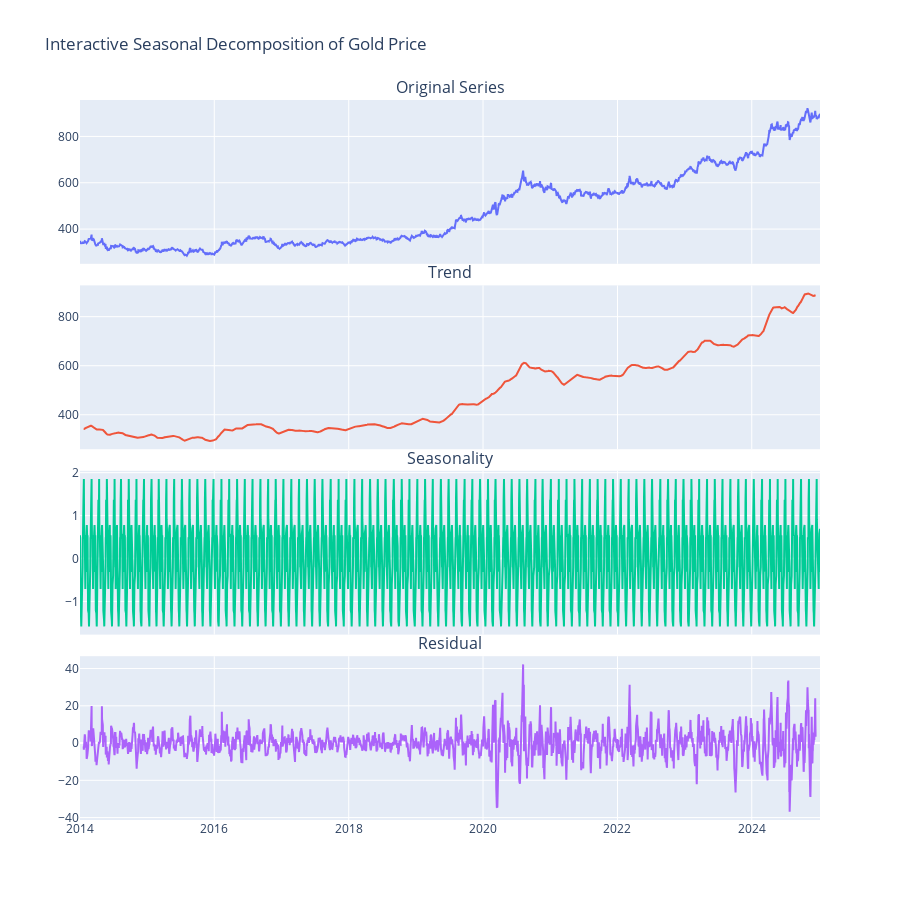

The code cell stored with this chart in its notebook:
### Code cell
fig = make_subplots(
    rows=4, cols=1,
    shared_xaxes=True,
    vertical_spacing=0.03,
    subplot_titles=("Original Series", "Trend", "Seasonality", "Residual")
)

# Add traces for each component
fig.add_trace(go.Scatter(x=gold_dataset.index, y=gold_dataset['Price'],
                         mode='lines', name='Original'), row=1, col=1)

fig.add_trace(go.Scatter(x=seasonal_decompose_result.trend.index, y=seasonal_decompose_result.trend,
                         mode='lines', name='Trend'), row=2, col=1)

fig.add_trace(go.Scatter(x=seasonal_decompose_result.seasonal.index, y=seasonal_decompose_result.seasonal,
                         mode='lines', name='Seasonality'), row=3, col=1)

fig.add_trace(go.Scatter(x=seasonal_decompose_result.resid.index, y=seasonal_decompose_result.resid,
                         mode='lines', name='Residuals'), row=4, col=1)


fig.update_layout(
    height=900,
    title_text='Interactive Seasonal Decomposition of Gold Price',
    showlegend=False
)

fig.show()

### Figure 1 — Plotly figure (JSON) as saved in the notebook; plotly's stock layout.template omitted (floating-point values rounded to 4 significant figures; data arrays with more than 128 entries replaced by an {"elided": "..."} marker saying what was removed)
{"data": [{"mode": "lines", "name": "Original", "type": "scatter", "x": {"elided": "2848 str values"}, "xaxis": "x", "y": {"elided": "2848 float values"}, "yaxis": "y"}, {"mode": "lines", "name": "Trend", "type": "scatter", "x": {"elided": "2848 str values"}, "xaxis": "x2", "y": {"elided": "2848 float values"}, "yaxis": "y2"}, {"mode": "lines", "name": "Seasonality", "type": "scatter", "x": {"elided": "2848 str values"}, "xaxis": "x3", "y": {"elided": "2848 float values"}, "yaxis": "y3"}, {"mode": "lines", "name": "Residuals", "type": "scatter", "x": {"elided": "2848 str values"}, "xaxis": "x4", "y": {"elided": "2848 float values"}, "yaxis": "y4"}], "layout": {"annotations": [{"font": {"size": 16}, "showarrow": false, "text": "Original Series", "x": 0.5, "xanchor": "center", "xref": "paper", "y": 1, "yanchor": "bottom", "yref": "paper"}, {"font": {"size": 16}, "showarrow": false, "text": "Trend", "x": 0.5, "xanchor": "center", "xref": "paper", "y": 0.7425, "yanchor": "bottom", "yref": "paper"}, {"font": {"size": 16}, "showarrow": false, "text": "Seasonality", "x": 0.5, "xanchor": "center", "xref": "paper", "y": 0.485, "yanchor": "bottom", "yref": "paper"}, {"font": {"size": 16}, "showarrow": false, "text": "Residual", "x": 0.5, "xanchor": "center", "xref": "paper", "y": 0.2275, "yanchor": "bottom", "yref": "paper"}], "height": 900, "showlegend": false, "title": {"text": "Interactive Seasonal Decomposition of Gold Price"}, "xaxis": {"anchor": "y", "domain": [0, 1], "matches": "x4", "showticklabels": false}, "xaxis2": {"anchor": "y2", "domain": [0, 1], "matches": "x4", "showticklabels": false}, "xaxis3": {"anchor": "y3", "domain": [0, 1], "matches": "x4", "showticklabels": false}, "xaxis4": {"anchor": "y4", "domain": [0, 1]}, "yaxis": {"anchor": "x", "domain": [0.7725, 1]}, "yaxis2": {"anchor": "x2", "domain": [0.515, 0.7425]}, "yaxis3": {"anchor": "x3", "domain": [0.2575, 0.485]}, "yaxis4": {"anchor": "x4", "domain": [0, 0.2275]}}}
